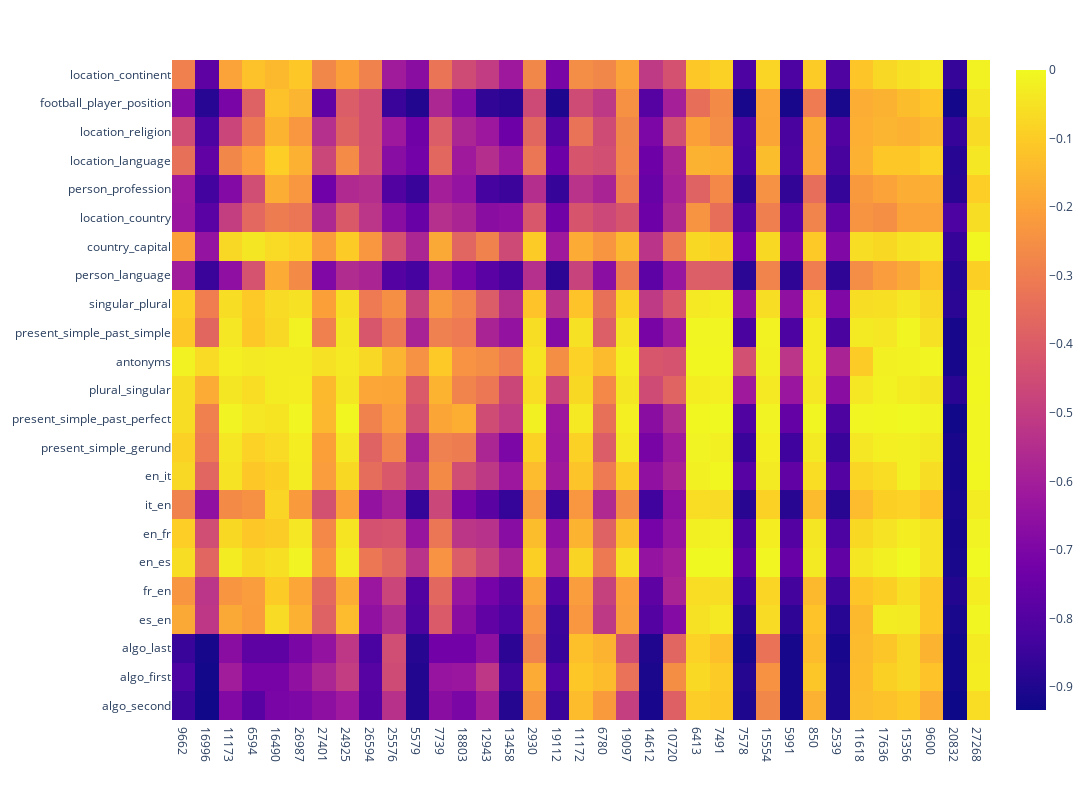

Source (notebook cell):
### Code cell
import plotly.express as px
import pandas as pd
import numpy as np

normalized_losses = {}

drop_features = []
drop_ids = [features.index(feature) for feature in drop_features]

features_dropped = [feature for feature in features if feature not in drop_features]

for task_name, losses in negative_task_losses.items():
    base_loss = losses[1]
    losses = [x[1].tolist() for x in losses[0]]
    losses = np.array(losses)
    losses = np.delete(losses, drop_ids)

    losses = (losses - base_loss[1]) 
    
    # max_loss = np.max(losses)
    # min_loss = np.min(losses)

    # losses = (losses - min_loss) / (max_loss - min_loss)

    # losses = (losses - min_loss) / (max_loss - min_loss)
    # loss = (base_loss - losses) / base_loss
    
    # mean_loss = np.mean(losses - base_loss)

    # base_acc = losses[1][1]

    # accs = [base_acc - loss[1] for loss in losses[0]]
    normalized_losses[task_name] = losses


heatmap = np.zeros((len(task_names), len(features_dropped)))

for i, task_name in enumerate(task_names):
    for j, feature in enumerate(features_dropped):
        heatmap[i, j] = normalized_losses[task_name][j]

# heatmap /= np.mean(heatmap, axis=0, keepdims=True)



# heatmap = np.where(heatmap > 0, np.log(heatmap), -10)
# heatmap[np.isnan(heatmap)] = np.min(heatmap[np.isfinite(heatmap)])
# heatmap[np.isinf(heatmap)] = np.max(heatmap[np.isfinite(heatmap)])

# heatmap = np.clip(heatmap, -5, 5)

std_heatmap = np.std(heatmap, axis=0)

sorted_idx = np.argsort(-std_heatmap)

heatmap = heatmap[:, sorted_idx]

labels = [str(features_dropped[x]) for x in sorted_idx]

fig = px.imshow(heatmap, x=labels, y=task_names, width=1400, height=800, aspect="auto")

fig.show()

### Figure 1 — Plotly figure (JSON) as saved in the notebook; plotly's stock layout.template omitted (floating-point values rounded to 4 significant figures; data arrays with more than 128 entries replaced by an {"elided": "..."} marker saying what was removed)
{"data": [{"coloraxis": "coloraxis", "hovertemplate": "x: %{x}<br>y: %{y}<br>color: %{z}<extra></extra>", "name": "0", "type": "heatmap", "x": ["9662", "16996", "11173", "6594", "16490", "26987", "27401", "24925", "26594", "25576", "5579", "7739", "18803", "12943", "13458", "2930", "19112", "11172", "6780", "19097", "14612", "10720", "6413", "7491", "7578", "15554", "5991", "850", "2539", "11618", "17636", "15356", "9600", "20832", "27268"], "xaxis": "x", "y": ["location_continent", "football_player_position", "location_religion", "location_language", "person_profession", "location_country", "country_capital", "person_language", "singular_plural", "present_simple_past_simple", "antonyms", "plural_singular", "present_simple_past_perfect", "present_simple_gerund", "en_it", "it_en", "en_fr", "en_es", "fr_en", "es_en", "algo_last", "algo_first", "algo_second"], "yaxis": "y", "z": {"elided": "23x35 float values"}}], "layout": {"coloraxis": {"colorscale": [[0, "#0d0887"], [0.1111, "#46039f"], [0.2222, "#7201a8"], [0.3333, "#9c179e"], [0.4444, "#bd3786"], [0.5556, "#d8576b"], [0.6667, "#ed7953"], [0.7778, "#fb9f3a"], [0.8889, "#fdca26"], [1, "#f0f921"]]}, "height": 800, "margin": {"t": 60}, "width": 1400, "xaxis": {"anchor": "y", "domain": [0, 1]}, "yaxis": {"anchor": "x", "autorange": "reversed", "domain": [0, 1]}}}
